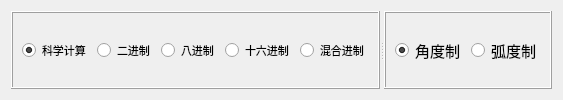
     <widget class="QWidget" name="widget_options" native="true">
      <layout class="QHBoxLayout" name="horizontalLayout_3">
       <item>
        <widget class="QSplitter" name="splitter">
         <property name="sizePolicy">
          <sizepolicy hsizetype="Expanding" vsizetype="Expanding">
           <horstretch>0</horstretch>
           <verstretch>0</verstretch>
          </sizepolicy>
         </property>
         <property name="orientation">
          <enum>Qt::Horizontal</enum>
         </property>
         <widget class="QFrame" name="frame_calPattern">
          <property name="sizePolicy">
           <sizepolicy hsizetype="Expanding" vsizetype="Expanding">
            <horstretch>0</horstretch>
            <verstretch>0</verstretch>
           </sizepolicy>
          </property>
          <property name="frameShape">
           <enum>QFrame::Box</enum>
          </property>
          <property name="frameShadow">
           <enum>QFrame::Raised</enum>
          </property>
          <layout class="QHBoxLayout" name="horizontalLayout">
           <item>
            <widget class="QRadioButton" name="rBtn_sciCal">
             <property name="sizePolicy">
              <sizepolicy hsizetype="Expanding" vsizetype="Expanding">
               <horstretch>0</horstretch>
               <verstretch>0</verstretch>
              </sizepolicy>
             </property>
             <property name="font">
              <font>
               <family>微软雅黑</family>
               <pointsize>8</pointsize>
              </font>
             </property>
             <property name="text">
              <string>科学计算</string>
             </property>
             <property name="checked">
              <bool>true</bool>
             </property>
             <property name="autoRepeat">
              <bool>false</bool>
             </property>
             <property name="autoExclusive">
              <bool>true</bool>
             </property>
            </widget>
           </item>
           <item>
            <widget class="QRadioButton" name="rBtn_bin">
             <property name="sizePolicy">
              <sizepolicy hsizetype="Expanding" vsizetype="Expanding">
               <horstretch>0</horstretch>
               <verstretch>0</verstretch>
              </sizepolicy>
             </property>
             <property name="font">
              <font>
               <family>微软雅黑</family>
               <pointsize>8</pointsize>
              </font>
             </property>
             <property name="text">
              <string>二进制</string>
             </property>
            </widget>
           </item>
           <item>
            <widget class="QRadioButton" name="rBtn_oct">
             <property name="sizePolicy">
              <sizepolicy hsizetype="Expanding" vsizetype="Expanding">
               <horstretch>0</horstretch>
               <verstretch>0</verstretch>
              </sizepolicy>
             </property>
             <property name="font">
              <font>
               <family>微软雅黑</family>
               <pointsize>8</pointsize>
              </font>
             </property>
             <property name="text">
              <string>八进制</string>
             </property>
            </widget>
           </item>
           <item>
            <widget class="QRadioButton" name="rBtn_hex">
             <property name="sizePolicy">
              <sizepolicy hsizetype="Expanding" vsizetype="Expanding">
               <horstretch>0</horstretch>
               <verstretch>0</verstretch>
              </sizepolicy>
             </property>
             <property name="font">
              <font>
               <family>微软雅黑</family>
               <pointsize>8</pointsize>
              </font>
             </property>
             <property name="text">
              <string>十六进制</string>
             </property>
            </widget>
           </item>
           <item>
            <widget class="QRadioButton" name="rBtn_mix">
             <property name="sizePolicy">
              <sizepolicy hsizetype="Expanding" vsizetype="Expanding">
               <horstretch>0</horstretch>
               <verstretch>0</verstretch>
              </sizepolicy>
             </property>
             <property name="font">
              <font>
               <family>微软雅黑</family>
               <pointsize>8</pointsize>
              </font>
             </property>
             <property name="text">
              <string>混合进制</string>
             </property>
            </widget>
           </item>
          </layout>
         </widget>
         <widget class="QFrame" name="frame_tri">
          <property name="sizePolicy">
           <sizepolicy hsizetype="Expanding" vsizetype="Expanding">
            <horstretch>0</horstretch>
            <verstretch>0</verstretch>
           </sizepolicy>
          </property>
          <property name="frameShape">
           <enum>QFrame::Box</enum>
          </property>
          <property name="frameShadow">
           <enum>QFrame::Raised</enum>
          </property>
          <layout class="QHBoxLayout" name="horizontalLayout_2">
           <item>
            <widget class="QRadioButton" name="rBtn_angle">
             <property name="sizePolicy">
              <sizepolicy hsizetype="Expanding" vsizetype="Expanding">
               <horstretch>0</horstretch>
               <verstretch>0</verstretch>
              </sizepolicy>
             </property>
             <property name="font">
              <font>
               <family>微软雅黑</family>
               <pointsize>11</pointsize>
              </font>
             </property>
             <property name="text">
              <string>角度制</string>
             </property>
             <property name="checked">
              <bool>true</bool>
             </property>
            </widget>
           </item>
           <item>
            <widget class="QRadioButton" name="rBtn_radian">
             <property name="sizePolicy">
              <sizepolicy hsizetype="Expanding" vsizetype="Expanding">
               <horstretch>0</horstretch>
               <verstretch>0</verstretch>
              </sizepolicy>
             </property>
             <property name="font">
              <font>
               <family>微软雅黑</family>
               <pointsize>11</pointsize>
              </font>
             </property>
             <property name="text">
              <string>弧度制</string>
             </property>
            </widget>
           </item>
          </layout>
         </widget>
        </widget>
       </item>
      </layout>
     </widget>
